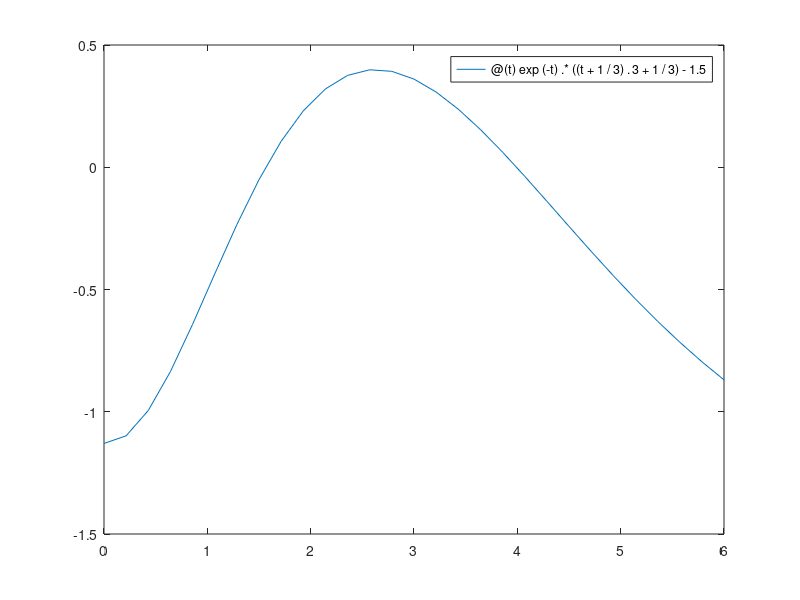

MATLAB code to generate this figure: (Note: this script raises an error after producing the figure.)
E=@(t) exp(-t).*((t+1/3).^3+1/3)-1.5;
fplot(E,[0,6]);
hold on
tol=1e-5;
[pa_biseccion,ha_biseccion]=biseccion(E,0,3,50,tol);
disp(pa_biseccion);
disp(length(ha_biseccion));

dE=@(t) -exp(-t).*((t+1/3).^3-3.*(t+1/3).^2+1/3);
fplot(dE,[0,6]);
hold on
[pa_newton,ha_newton]=newton(E,dE,1.5,50,tol);
disp(pa_newton);
disp(length(ha_newton));


[pb_biseccion,hb_biseccion]=biseccion(dE,0,3,50,tol);
disp(pb_biseccion);
disp(length(hb_biseccion));

d2E=@(t) exp(-t).*(3(t+1/3).^3-6.*(t+1/3).^2+6.*(t+1/3));
fplot(d2E,[0,6]);
hold on
[pb_newton,hb_newton]=newton(dE,d2E,1.5,50,tol);
disp(pb_newton);
disp(length(hb_newton));

[pc_biseccion,hc_biseccion]=biseccion(d2E,0,3,50,tol);
disp(pc_biseccion);
disp(length(hc_biseccion));
